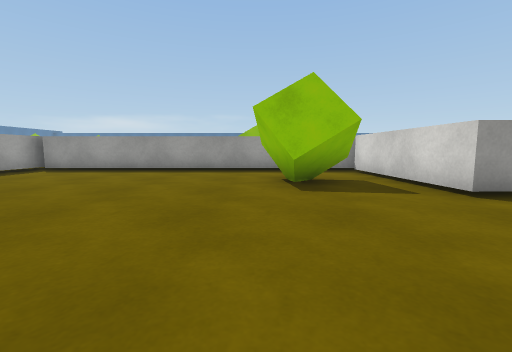
view 1 (above)

24 first-person views from a walk through a 3-D level made in the Unity game engine. The camera is 0.68 m above the floor, tilts 6° down and sees 90° across. The floor is counted in squares, 1 m on a side. Each view is taken from the middle of a square. On the plan, view 1 faces up. The plan holds only what a view shows up to about 9 squares ahead; the rest is blank. The place goes on beyond the plan. The player character is not drawn. Surface patterns are stand-ins for the level's own textures.

view 2
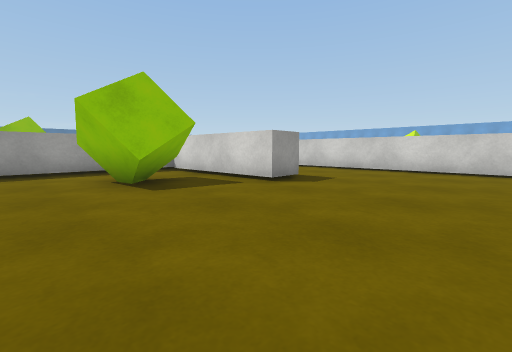

view 3
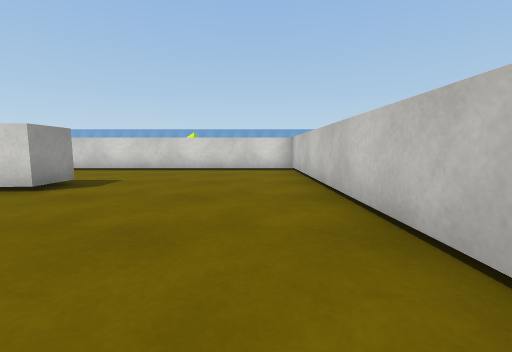

view 4
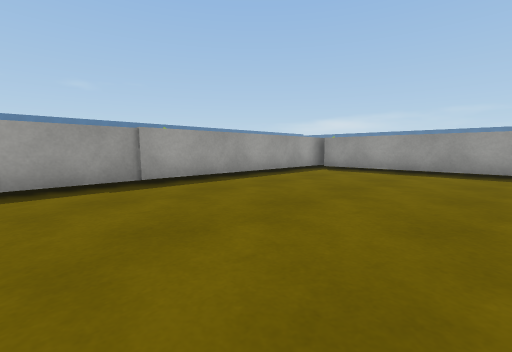

view 5
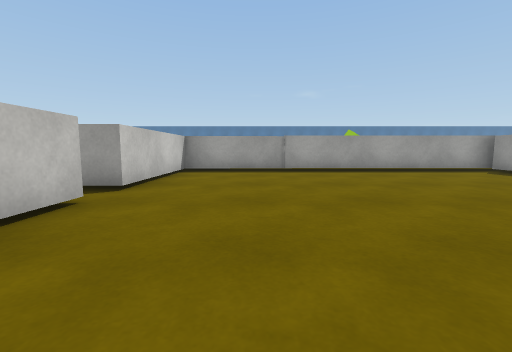

view 6
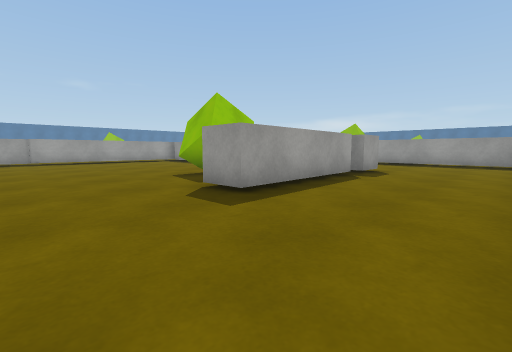

view 7
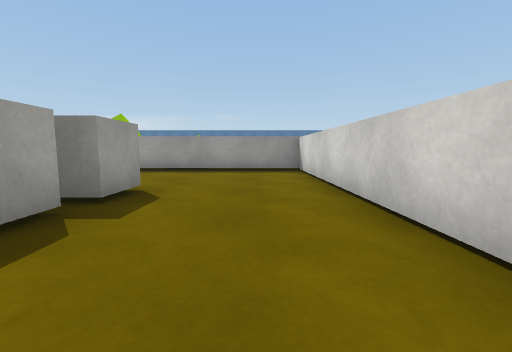

view 8
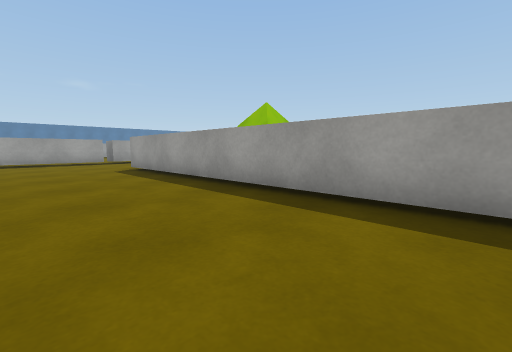

view 9
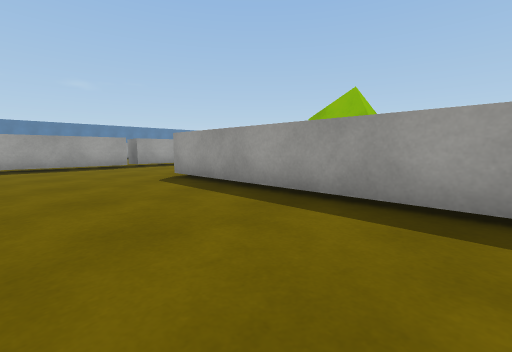

view 10
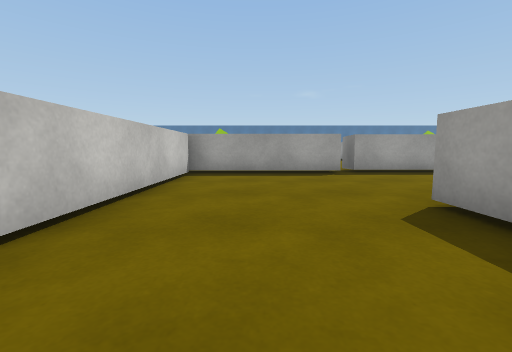

view 11
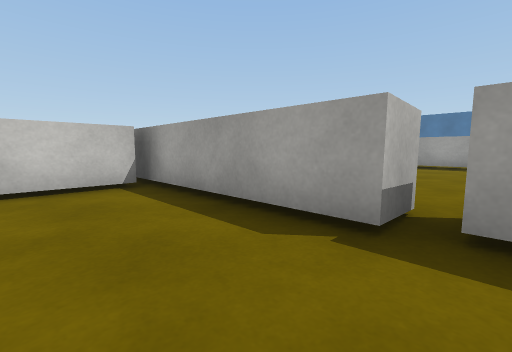

view 12
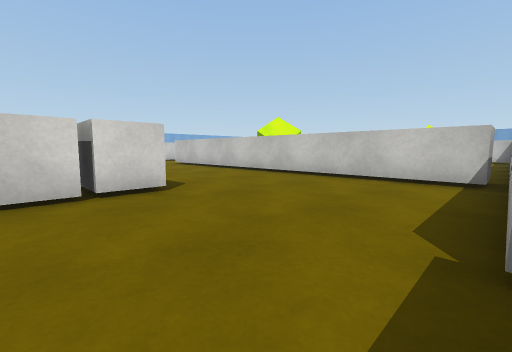

view 13
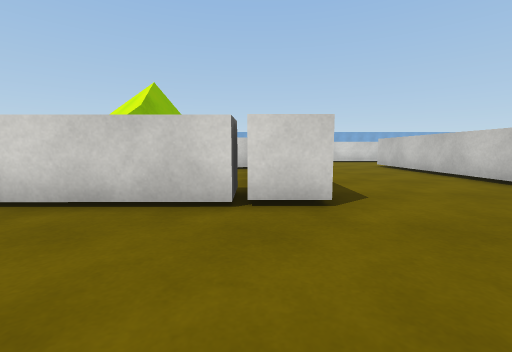

view 14
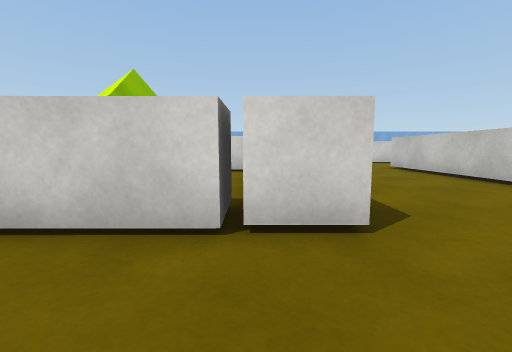

view 15
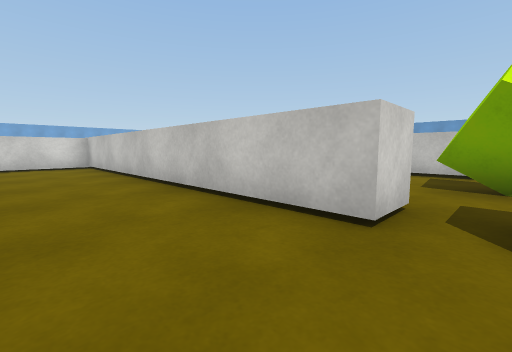

view 16
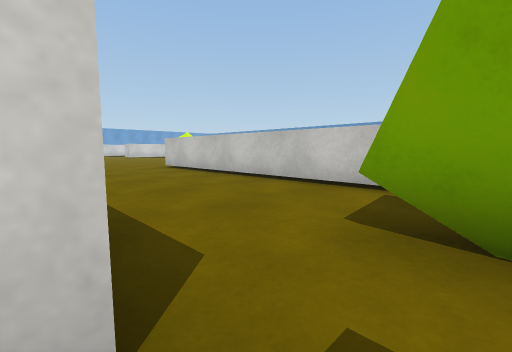

view 17
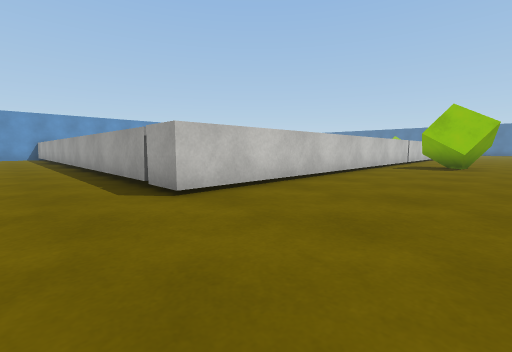

view 18
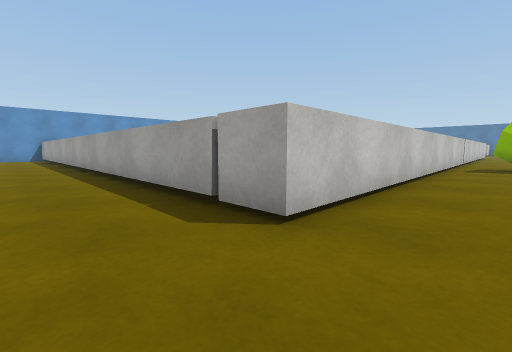

view 19
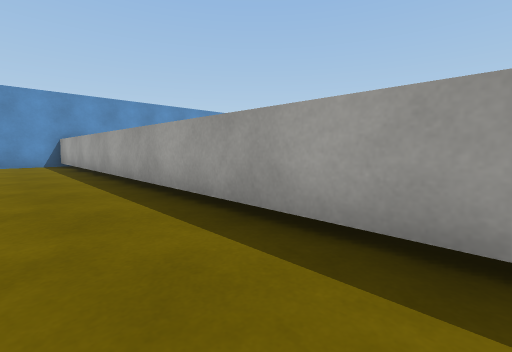

view 20
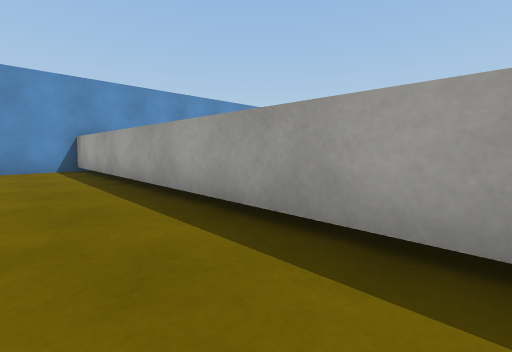

view 21
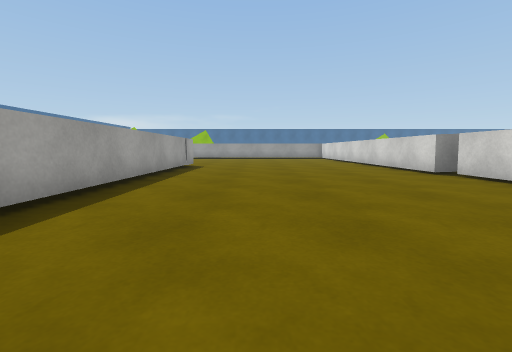

view 22
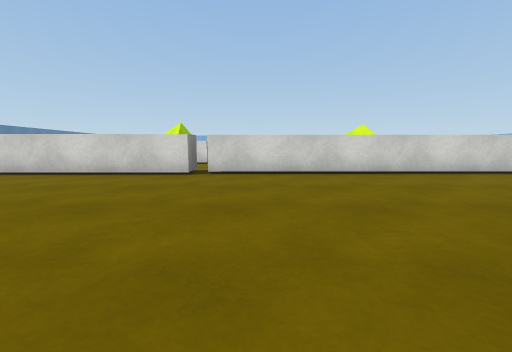

view 23
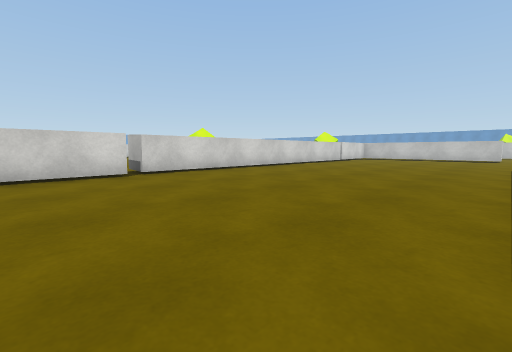

view 24
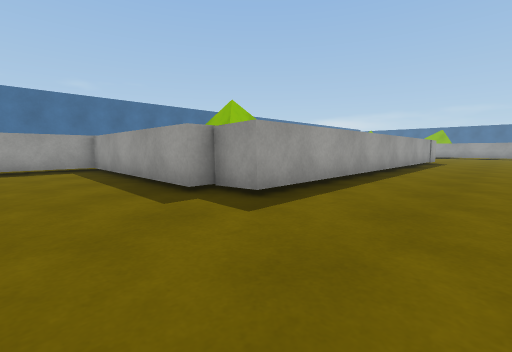

### Floor plan
Points are (right, up) in squares from view 1. A wall is a line through its corners. A room is listed if a view was taken in it or the views show most of it. See-through windows are left out.
Room 1 (views 1, 2, 3, 4, 5, 6, 7, 8, 9, 10, 11, 12, 13, 14, 15, 16)
walls: (1, 8.1) (-6.7, 8.1); (3.9, 7.7) (4.1, 3.6) (3.1, 3.6) (2.9, 7.7); (7.4, 6.2) (7.4, 13.1) (-3.1, 13.1) (-3.1, 16.6); (-6.7, 9.2) (4.1, 9.2) (4.1, 8.1) (2.6, 8.1); (-2.2, -2.2) (-2.2, -1.2) (7.4, -1.2) (7.4, 6); (-8, 13.3) (-7, 13.3) (-7, -1.2) (-3.2, -1.2) (-3.2, -1.9); (-7.3, 16.2) (-7.3, 13.8)
ways out: opening at (-3, -2) to room 2
objects: cube (0, 5) to (2, 6)
Room 2 (views 17, 18, 19, 20, 21, 22, 23, 24)
walls: (-8, 4.9) (-8, 13.3); (-8.3, 13.8) (-8.3, 16.5); (-3.4, -6.4) (6.2, -6.4) (6.3, -23.4) (8, -23.4); (-15.6, 16.1) (-15.6, 5.6) (-16.6, 5.6) (-16.6, 5.1) (-22.2, 5.1) (-22.2, 3)
ways out: opening at (-3, -2) to room 1
objects: cube (-20, 8) to (-19, 9); cube (-4, -5) to (-3, -4)

Where each view was taken, in squares from view 1:
view 1: 0 up, 0 right, facing up
view 2: 0 up, 1 left, facing up-right
view 3: 0 up, 1 left, facing right
view 4: 0 up, 2 left, facing up-left
view 5: 1 up, 1 right, facing left
view 6: 1 up, 7 right, facing up-left
view 7: 5 up, 6 right, facing up
view 8: 10 up, 6 right, facing up-left
view 9: 10 up, 3 right, facing up-left
view 10: 11 up, 0 right, facing left
view 11: 14 up, 5 left, facing down-left
view 12: 15 up, 7 left, facing down-right
view 13: 14 up, 6 left, facing right
view 14: 14 up, 5 left, facing right
view 15: 1 up, 3 left, facing down-right
view 16: 2 down, 3 left, facing down-right
view 17: 3 down, 8 right, facing down-left
view 18: 5 down, 8 right, facing down-left
view 19: 11 down, 8 right, facing down-left
view 20: 14 down, 8 right, facing down-left
view 21: 7 up, 13 left, facing up
view 22: 12 up, 15 left, facing right
view 23: 16 up, 15 left, facing down-right
view 24: 3 up, 13 left, facing up-left
